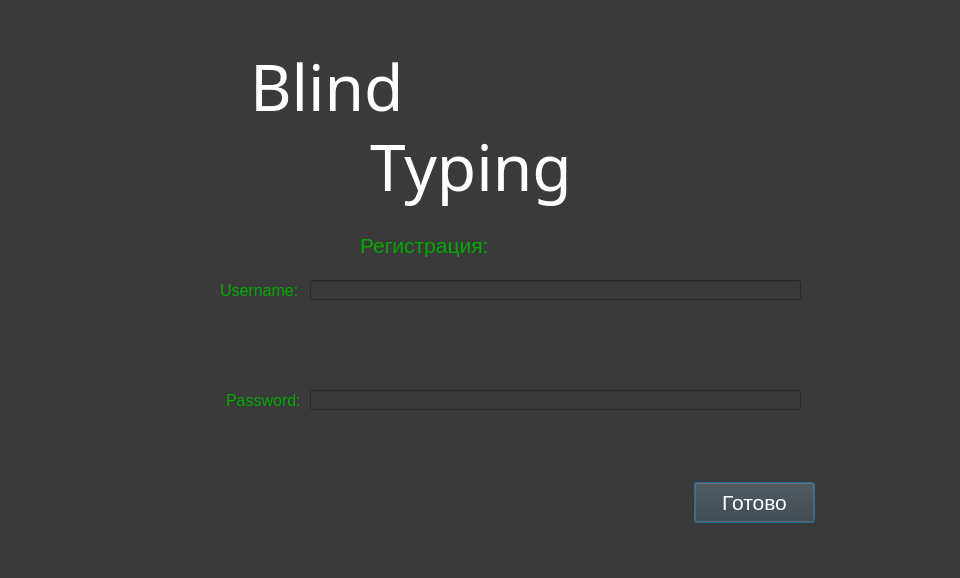
<?xml version="1.0" encoding="UTF-8"?>
<ui version="4.0">
 <class>Dialog</class>
 <widget class="QDialog" name="Dialog">
  <property name="geometry">
   <rect>
    <x>0</x>
    <y>0</y>
    <width>960</width>
    <height>578</height>
   </rect>
  </property>
  <property name="font">
   <font>
    <pointsize>16</pointsize>
   </font>
  </property>
  <property name="windowTitle">
   <string>Dialog</string>
  </property>
  <property name="styleSheet">
   <string notr="true">color: rgb(255, 255, 255);
background-color: rgb(58, 58, 58);</string>
  </property>
  <widget class="QLabel" name="label">
   <property name="geometry">
    <rect>
     <x>250</x>
     <y>20</y>
     <width>311</width>
     <height>131</height>
    </rect>
   </property>
   <property name="font">
    <font>
     <family>Segoe Script</family>
     <pointsize>48</pointsize>
    </font>
   </property>
   <property name="styleSheet">
    <string notr="true"/>
   </property>
   <property name="text">
    <string>Blind </string>
   </property>
  </widget>
  <widget class="QLabel" name="label_2">
   <property name="geometry">
    <rect>
     <x>370</x>
     <y>120</y>
     <width>271</width>
     <height>91</height>
    </rect>
   </property>
   <property name="font">
    <font>
     <family>Segoe Script</family>
     <pointsize>48</pointsize>
    </font>
   </property>
   <property name="layoutDirection">
    <enum>Qt::LeftToRight</enum>
   </property>
   <property name="text">
    <string>Typing</string>
   </property>
  </widget>
  <widget class="QLabel" name="label_4">
   <property name="geometry">
    <rect>
     <x>220</x>
     <y>280</y>
     <width>81</width>
     <height>21</height>
    </rect>
   </property>
   <property name="font">
    <font>
     <pointsize>12</pointsize>
    </font>
   </property>
   <property name="styleSheet">
    <string notr="true">color: rgb(0, 170, 0);</string>
   </property>
   <property name="text">
    <string>Username:</string>
   </property>
  </widget>
  <widget class="QLineEdit" name="username_reg_edit">
   <property name="geometry">
    <rect>
     <x>310</x>
     <y>280</y>
     <width>491</width>
     <height>20</height>
    </rect>
   </property>
  </widget>
  <widget class="QLabel" name="label_5">
   <property name="geometry">
    <rect>
     <x>226</x>
     <y>390</y>
     <width>81</width>
     <height>20</height>
    </rect>
   </property>
   <property name="font">
    <font>
     <pointsize>12</pointsize>
    </font>
   </property>
   <property name="styleSheet">
    <string notr="true">color: rgb(0, 170, 0);</string>
   </property>
   <property name="text">
    <string>Password:</string>
   </property>
  </widget>
  <widget class="QLineEdit" name="password_reg_edit">
   <property name="geometry">
    <rect>
     <x>310</x>
     <y>390</y>
     <width>491</width>
     <height>20</height>
    </rect>
   </property>
   <property name="text">
    <string/>
   </property>
   <property name="echoMode">
    <enum>QLineEdit::Password</enum>
   </property>
  </widget>
  <widget class="QPushButton" name="ready_butt">
   <property name="geometry">
    <rect>
     <x>694</x>
     <y>482</y>
     <width>121</width>
     <height>41</height>
    </rect>
   </property>
   <property name="font">
    <font>
     <pointsize>16</pointsize>
    </font>
   </property>
   <property name="text">
    <string>Готово</string>
   </property>
   <property name="flat">
    <bool>false</bool>
   </property>
  </widget>
  <widget class="QPushButton" name="back_butt">
   <property name="geometry">
    <rect>
     <x>810</x>
     <y>30</y>
     <width>101</width>
     <height>101</height>
    </rect>
   </property>
   <property name="font">
    <font>
     <pointsize>14</pointsize>
    </font>
   </property>
   <property name="text">
    <string/>
   </property>
   <property name="icon">
    <iconset>
     <normaloff>../../Images/Back_butt.png</normaloff>../../Images/Back_butt.png</iconset>
   </property>
   <property name="iconSize">
    <size>
     <width>100</width>
     <height>100</height>
    </size>
   </property>
   <property name="flat">
    <bool>true</bool>
   </property>
  </widget>
  <widget class="QLabel" name="log_lable">
   <property name="geometry">
    <rect>
     <x>220</x>
     <y>490</y>
     <width>451</width>
     <height>31</height>
    </rect>
   </property>
   <property name="font">
    <font>
     <pointsize>18</pointsize>
    </font>
   </property>
   <property name="text">
    <string/>
   </property>
  </widget>
  <widget class="QLabel" name="label_6">
   <property name="geometry">
    <rect>
     <x>360</x>
     <y>230</y>
     <width>231</width>
     <height>31</height>
    </rect>
   </property>
   <property name="font">
    <font>
     <pointsize>16</pointsize>
    </font>
   </property>
   <property name="styleSheet">
    <string notr="true">color: rgb(0, 170, 0);</string>
   </property>
   <property name="text">
    <string>Регистрация:</string>
   </property>
  </widget>
 </widget>
 <resources/>
 <connections/>
</ui>
